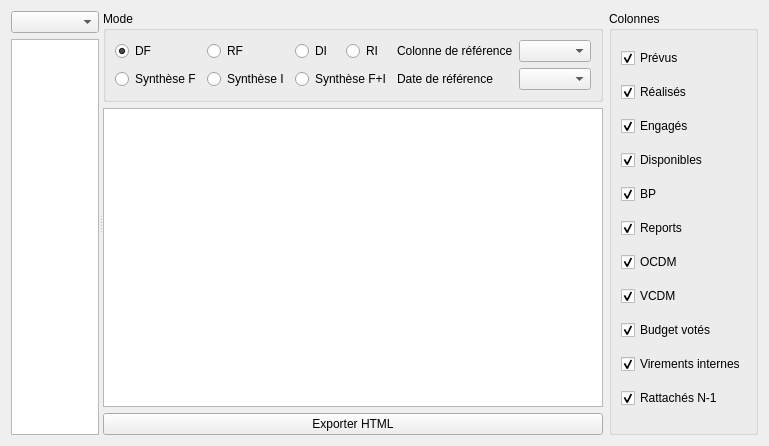
<?xml version="1.0" encoding="UTF-8"?>
<ui version="4.0">
 <class>FormReportingTables</class>
 <widget class="QWidget" name="FormReportingTables">
  <property name="geometry">
   <rect>
    <x>0</x>
    <y>0</y>
    <width>769</width>
    <height>446</height>
   </rect>
  </property>
  <property name="windowTitle">
   <string>Exploration des reportings</string>
  </property>
  <layout class="QHBoxLayout" name="horizontalLayout_2">
   <item>
    <widget class="QSplitter" name="splitter">
     <property name="orientation">
      <enum>Qt::Horizontal</enum>
     </property>
     <widget class="QWidget" name="layoutWidget">
      <layout class="QVBoxLayout" name="verticalLayout">
       <item>
        <widget class="QComboBox" name="comboListReportings"/>
       </item>
       <item>
        <widget class="QTreeView" name="treeView">
         <property name="editTriggers">
          <set>QAbstractItemView::NoEditTriggers</set>
         </property>
         <property name="showDropIndicator" stdset="0">
          <bool>false</bool>
         </property>
         <property name="headerHidden">
          <bool>true</bool>
         </property>
        </widget>
       </item>
      </layout>
     </widget>
     <widget class="QWidget" name="layoutWidget">
      <layout class="QVBoxLayout" name="verticalLayout_3">
       <item>
        <widget class="QGroupBox" name="groupBoxMode">
         <property name="title">
          <string>Mode</string>
         </property>
         <layout class="QGridLayout" name="gridLayout">
          <item row="0" column="2">
           <widget class="QRadioButton" name="radioButtonDI">
            <property name="text">
             <string>DI</string>
            </property>
           </widget>
          </item>
          <item row="0" column="5">
           <widget class="QComboBox" name="comboBoxRefColumn"/>
          </item>
          <item row="0" column="0">
           <widget class="QRadioButton" name="radioButtonDF">
            <property name="text">
             <string>DF</string>
            </property>
            <property name="checked">
             <bool>true</bool>
            </property>
           </widget>
          </item>
          <item row="0" column="1">
           <widget class="QRadioButton" name="radioButtonRF">
            <property name="text">
             <string>RF</string>
            </property>
           </widget>
          </item>
          <item row="0" column="4">
           <widget class="QLabel" name="label">
            <property name="text">
             <string>Colonne de référence</string>
            </property>
           </widget>
          </item>
          <item row="1" column="5">
           <widget class="QComboBox" name="comboBoxRefDate"/>
          </item>
          <item row="1" column="4">
           <widget class="QLabel" name="label_2">
            <property name="text">
             <string>Date de référence</string>
            </property>
           </widget>
          </item>
          <item row="0" column="3">
           <widget class="QRadioButton" name="radioButtonRI">
            <property name="text">
             <string>RI</string>
            </property>
           </widget>
          </item>
          <item row="1" column="0">
           <widget class="QRadioButton" name="radioButtonRFDF">
            <property name="text">
             <string>Synthèse F</string>
            </property>
           </widget>
          </item>
          <item row="1" column="1">
           <widget class="QRadioButton" name="radioButtonRIDI">
            <property name="text">
             <string>Synthèse I</string>
            </property>
           </widget>
          </item>
          <item row="1" column="2" colspan="2">
           <widget class="QRadioButton" name="radioButtonRFDFRIDI">
            <property name="text">
             <string>Synthèse F+I</string>
            </property>
           </widget>
          </item>
         </layout>
        </widget>
       </item>
       <item>
        <widget class="QTableView" name="tableView">
         <property name="editTriggers">
          <set>QAbstractItemView::NoEditTriggers</set>
         </property>
         <property name="showDropIndicator" stdset="0">
          <bool>false</bool>
         </property>
         <property name="sortingEnabled">
          <bool>true</bool>
         </property>
         <attribute name="verticalHeaderVisible">
          <bool>false</bool>
         </attribute>
         <attribute name="verticalHeaderDefaultSectionSize">
          <number>20</number>
         </attribute>
        </widget>
       </item>
       <item>
        <widget class="QPushButton" name="pushButtonExportHtml">
         <property name="text">
          <string>Exporter HTML</string>
         </property>
        </widget>
       </item>
      </layout>
     </widget>
    </widget>
   </item>
   <item>
    <widget class="QGroupBox" name="groupBoxColumns">
     <property name="title">
      <string>Colonnes</string>
     </property>
     <layout class="QVBoxLayout" name="verticalLayout_2">
      <item>
       <widget class="QCheckBox" name="checkBoxOuverts">
        <property name="text">
         <string>Prévus</string>
        </property>
        <property name="checked">
         <bool>true</bool>
        </property>
       </widget>
      </item>
      <item>
       <widget class="QCheckBox" name="checkBoxRealises">
        <property name="text">
         <string>Réalisés</string>
        </property>
        <property name="checked">
         <bool>true</bool>
        </property>
       </widget>
      </item>
      <item>
       <widget class="QCheckBox" name="checkBoxEngages">
        <property name="text">
         <string>Engagés</string>
        </property>
        <property name="checked">
         <bool>true</bool>
        </property>
       </widget>
      </item>
      <item>
       <widget class="QCheckBox" name="checkBoxDisponibles">
        <property name="text">
         <string>Disponibles</string>
        </property>
        <property name="checked">
         <bool>true</bool>
        </property>
       </widget>
      </item>
      <item>
       <widget class="QCheckBox" name="checkBoxBP">
        <property name="text">
         <string>BP</string>
        </property>
        <property name="checked">
         <bool>true</bool>
        </property>
       </widget>
      </item>
      <item>
       <widget class="QCheckBox" name="checkBoxReports">
        <property name="text">
         <string>Reports</string>
        </property>
        <property name="checked">
         <bool>true</bool>
        </property>
       </widget>
      </item>
      <item>
       <widget class="QCheckBox" name="checkBoxOCDM">
        <property name="text">
         <string>OCDM</string>
        </property>
        <property name="checked">
         <bool>true</bool>
        </property>
       </widget>
      </item>
      <item>
       <widget class="QCheckBox" name="checkBoxVCDM">
        <property name="text">
         <string>VCDM</string>
        </property>
        <property name="checked">
         <bool>true</bool>
        </property>
       </widget>
      </item>
      <item>
       <widget class="QCheckBox" name="checkBoxBudgetVote">
        <property name="text">
         <string>Budget votés</string>
        </property>
        <property name="checked">
         <bool>true</bool>
        </property>
       </widget>
      </item>
      <item>
       <widget class="QCheckBox" name="checkBoxVCInternes">
        <property name="text">
         <string>Virements internes</string>
        </property>
        <property name="checked">
         <bool>true</bool>
        </property>
       </widget>
      </item>
      <item>
       <widget class="QCheckBox" name="checkBoxRattaches">
        <property name="text">
         <string>Rattachés N-1</string>
        </property>
        <property name="checked">
         <bool>true</bool>
        </property>
       </widget>
      </item>
     </layout>
    </widget>
   </item>
  </layout>
 </widget>
 <resources/>
 <connections/>
</ui>
